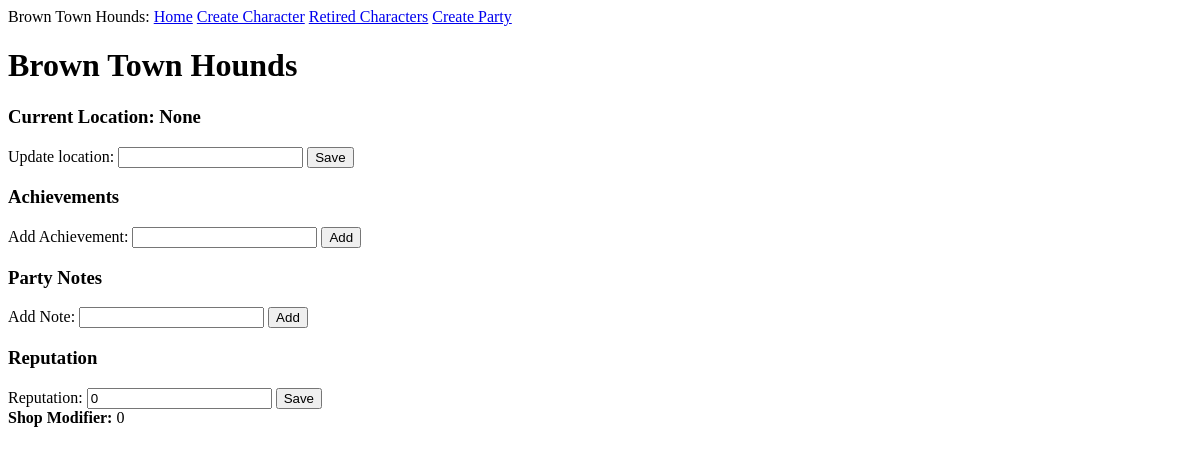
Before: /party/Brown Town Hounds with the older database file.
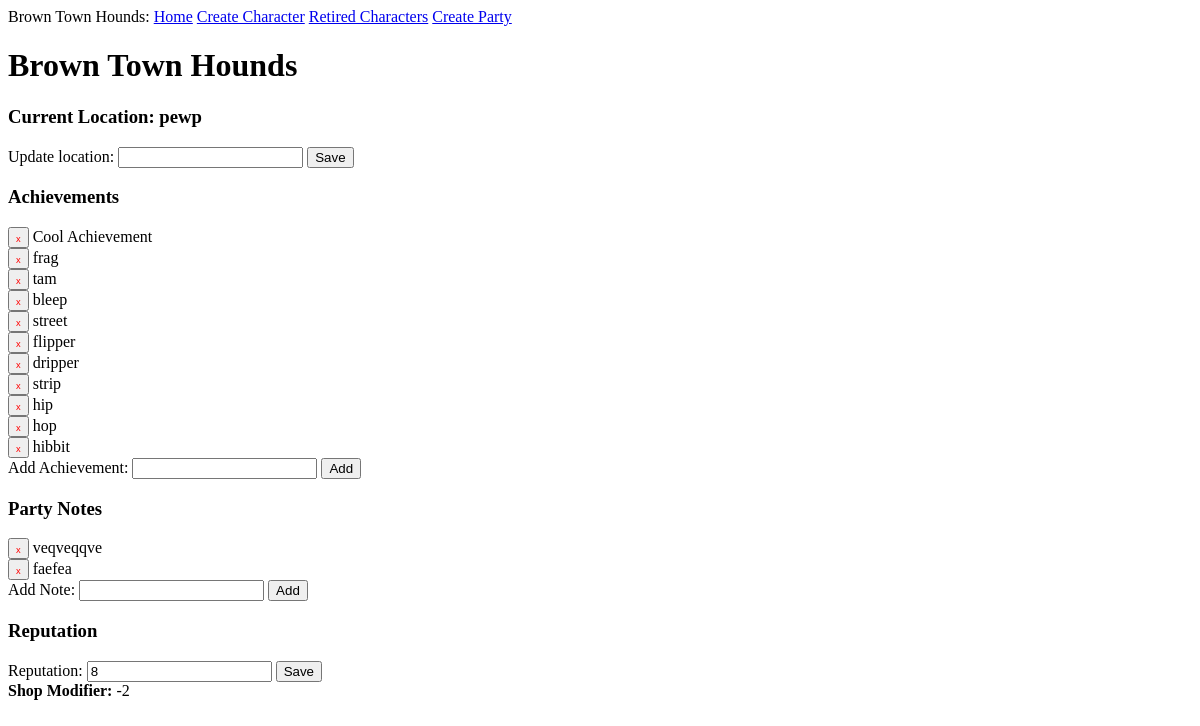
After: the same page with the newer database file.
### app/models.py (models this page shows)
class Party(db.Model):
    id: so.Mapped[int] = so.mapped_column(primary_key=True)
    name: so.Mapped[str] = so.mapped_column(sa.String(64), index=True,
                                                unique=True)
    location: so.Mapped[str] = so.mapped_column(sa.String(64), index=True,
                                                unique=True, nullable=True)
    reputation: so.Mapped[int] = so.mapped_column(sa.Integer, index=True, default=0)
    notes: so.WriteOnlyMapped['PartyNotes'] = so.relationship(back_populates='party', cascade="all, delete", passive_deletes=True)
    achievements: so.WriteOnlyMapped['PartyAchievements'] = so.relationship(back_populates='party', cascade="all, delete", passive_deletes=True)

class PartyAchievements(db.Model):
    id: so.Mapped[int] = so.mapped_column(primary_key=True)
    text: so.Mapped[str] = so.mapped_column(sa.String(256))
    party_id: so.Mapped[str] = so.mapped_column(sa.ForeignKey(Party.id),
                                               index=True)
    timestamp: so.Mapped[datetime] = so.mapped_column(
        index=True, default=lambda: datetime.now(timezone.utc))
    party: so.Mapped["Party"] = so.relationship(back_populates='achievements')

class PartyNotes(db.Model):
    id: so.Mapped[int] = so.mapped_column(primary_key=True)
    party_id: so.Mapped[str] = so.mapped_column(sa.ForeignKey(Party.id),
                                               index=True)
    text: so.Mapped[str] = so.mapped_column(sa.String(256))
    timestamp: so.Mapped[datetime] = so.mapped_column(
        index=True, default=lambda: datetime.now(timezone.utc))
    party: so.Mapped["Party"] = so.relationship(back_populates='notes')

### app/routes.py (the view, shortened to what this page needs)
@app.route('/party/<party_name>', methods=['GET', 'POST'])
def party(party_name):
    party_obj = db.first_or_404(sa.select(Party).where(Party.name == party_name)) #Get party from database
    party_achievements = db.session.scalars(party_obj.achievements.select()).all() #Get all achievements for this party from database
    party_notes = db.session.scalars(party_obj.notes.select()).all() #Get all notes for this party from database
    shop_modifier = SetPartyShopModifier(party_obj.reputation)
    form = PartyForm(request.form,obj=party_obj) #instantiate part form
    return render_template('party.html', party=party_obj, party_name=party_name, form=form, party_achievements=party_achievements, party_notes=party_notes, shop_modifier=shop_modifier)

### app/forms.py
class PartyForm(FlaskForm):
    loc = StringField('')
    achievement = StringField('')
    note = StringField('')
    reputation = IntegerField('')

### app/routes.py (called while the page is built)
def SetPartyShopModifier(partyRep):
    sign = math.copysign(1, partyRep)
    reputation_abs = abs(partyRep)
    shop_thresholds = [(-5, 19), (-4, 15), (-3, 11), (-2, 7), (-1, 3), (0, 0)]
    for mod, reputation in shop_thresholds:
        if reputation_abs >= reputation:
            modifier = mod * sign
            return (int(modifier))

### app/templates/party.html
{% extends "base.html" %}
{% block content %}
<form action="" method="post" style="display:inline;">
    <h1>{{ party.name }}</h1>
    <h3>Current Location: {{ party.location }}</h3>
    Update location: {{ form.loc }}
    <button type="submit" name="location">Save</button>
</form>
    <h3>Achievements</h3>
<form action="" method="post" style="display:inline;">
    {% for achievement in party_achievements %}
    <button type="submit" name="delete_achievement" value="{{ achievement.id }}"><span style="font-size: 0.7em; color: red; border: none;">x</span></button> {{ achievement.text }}<br>
    {% endfor %}
</form>
<form action="" method="post" style="display:inline;">
    Add Achievement: {{ form.achievement }} <button type="submit" name="achievement">Add</button>
</form>
<h3>Party Notes</h3>
<form action="" method="post" style="display:inline;">
    {% for note in party_notes %}
    <button type="submit" name="delete_party_note" value="{{ note.id }}"><span style="font-size: 0.7em; color: red; border: none;">x</span></button> {{ note.text }} <br>
    {% endfor %}
</form>
<form action="" method="post" style="display:inline;">
    Add Note: {{ form.note }} <button type="submit" name="note">Add</button>
</form>
<h3>Reputation</h3>
<form action="" method="post" style="display:inline;">
    Reputation: {{ form.reputation }}
    <button type="submit" name="reputation">Save</button><br>
</form>
<b>Shop Modifier:</b> {% if party.reputation < -2 %}+{% endif %}{{ shop_modifier }}
{% endblock %}

Changed rows visible on the page:
changed Party "Brown Town Hounds": location "None" → "pewp"
added PartyAchievements: {{ achievement.id }} 1 (drawn), text "Cool Achievement"
added PartyAchievements: {{ achievement.id }} 2 (drawn), text "frag"
added PartyAchievements: {{ achievement.id }} 3 (drawn), text "tam"
added PartyAchievements: {{ achievement.id }} 4 (drawn), text "bleep"
added PartyAchievements: {{ achievement.id }} 5 (drawn), text "street"
added PartyAchievements: {{ achievement.id }} 6 (drawn), text "flipper"
added PartyAchievements: {{ achievement.id }} 7 (drawn), text "dripper"
added PartyAchievements: {{ achievement.id }} 8 (drawn), text "strip"
added PartyAchievements: {{ achievement.id }} 9 (drawn), text "hip"
added PartyAchievements: {{ achievement.id }} 10 (drawn), text "hop"
added PartyAchievements: {{ achievement.id }} 11 (drawn), text "hibbit"
added PartyNotes: {{ note.id }} 8 (drawn), text "veqveqqve"
added PartyNotes: {{ note.id }} 9 (drawn), text "faefea"
Other visible differences:
form field reputation: "0" → "8"
{{ shop_modifier }}: "0" → "-2"
